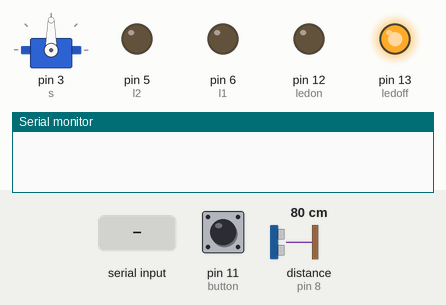
Simulated run of this sketch. Board: Arduino Uno, built with avr-gcc and run on an emulated ATmega328P. Shown: servo, output pins drawn as LEDs (lit = HIGH), the last lines printed to the serial monitor. The test bench sets the inputs (shaded band); at power-on: pin 11 (button) HIGH, distance to the obstacle (sensor on pin 8) 80 cm. The echo pulse lasts 58.3 µs per cm; pins used as bus, display or sensor lines are not drawn.

Above: at 1.2 s.
1.3 s: pin 11 (button) pulled LOW for 0.15 s
At 2.7 s:
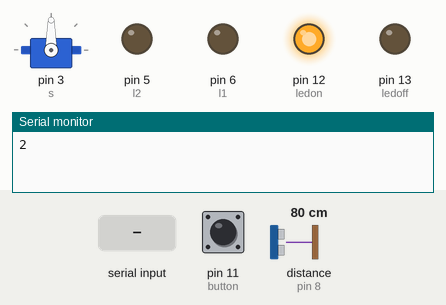
3.0 s: "F" received over the second serial link
At 3.3 s:
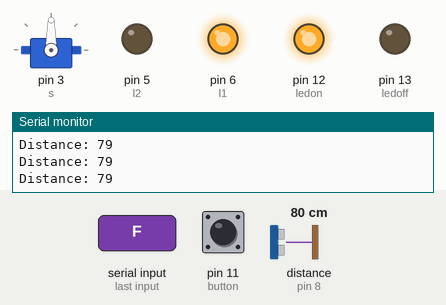
7.5 s: distance to the obstacle (sensor on pin 8) set to 24 cm
10.5 s: distance to the obstacle (sensor on pin 8) set to 19 cm
At 13.1 s:
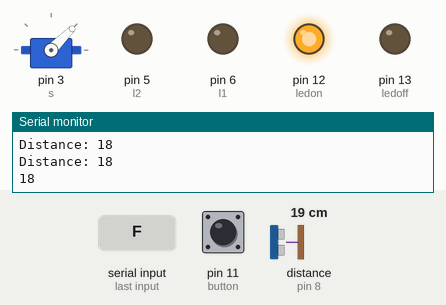
13.5 s: distance to the obstacle (sensor on pin 8) set to 35 cm
At 14.0 s:
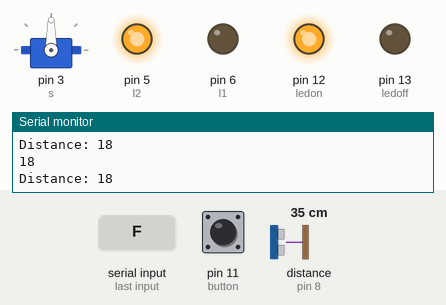
Timing chart, 0 to 17.5 s (numbered marks = the images above; inputs shaded):
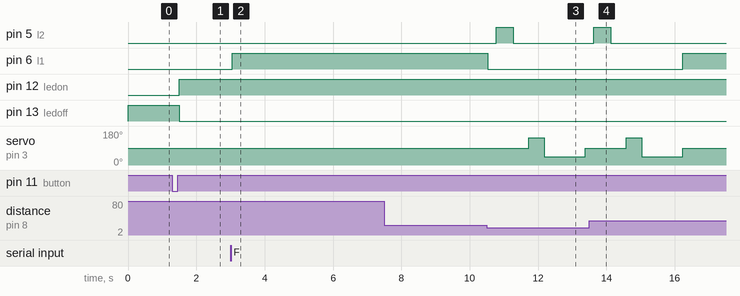

Measured:
- the behaviour switches between 22 and 21 cm on distance to the obstacle (sensor on pin 8) (found by bisection; images 2 and 3)
- after the input at 1.3 s, pin 12 (ledon): LOW → HIGH after 0.20 s; pin 13 (ledoff): HIGH → LOW after 0.20 s
- after the input at 3.0 s, pin 6 (l1): LOW → HIGH after 0.06 s
- after the input at 10.5 s, pin 5 (l2): LOW → HIGH after 0.27 s, → LOW 0.50 s later; pin 6 (l1): HIGH → LOW at once; servo on pin 3 (s): 90° → 145° after 1.2 s, → 45° 0.45 s later, → 90° 1.2 s later
- after the input at 13.5 s, pin 5 (l2): goes on until 14.1 s, then stays LOW; pin 6 (l1): LOW → HIGH after 2.7 s

The sketch:

Smart_Bot_2.0.ino
```cpp
#include <SoftwareSerial.h>
#include<Servo.h>
#define ledon 12
#define ledoff 13
#define button 11
int r1 = 9;
int r2 = 10;
int l1 = 6;
int l2 = 5;
const int trigPin = 7;
const int echoPin = 8;
int bluetoothTx = 0;
int bluetoothRx = 1;
int s1,s2,s3,s4,s5,s6,s7,s8;
int error=0;

Servo s;
SoftwareSerial bluetooth(bluetoothTx, bluetoothRx);
long duration;
int distance;
String readString;
int a = 1, b = 0, o, d1, d2;

void setup() {
  s.attach(3);
  pinMode(button, INPUT_PULLUP);
  pinMode(ledon, OUTPUT);
  pinMode(ledoff, OUTPUT);
  pinMode(r1, OUTPUT);
  pinMode(r2, OUTPUT);
  pinMode(l1, OUTPUT);
  pinMode(l2, OUTPUT);
  pinMode(trigPin, OUTPUT);
  pinMode(echoPin, INPUT);
  Serial.begin(9600);
  bluetooth.begin(9600);
}

void readsensors()
{
  s1=digitalRead(A5);
  s2=digitalRead(A4);
  s3=digitalRead(A3);
  s4=digitalRead(A2);
  s5=digitalRead(A1);
  s6=digitalRead(A0);
  s7=digitalRead(6);
  s8=digitalRead(7);
}

void forward() {
  digitalWrite(r1, 1);
  digitalWrite(r2, 0);
  digitalWrite(l1, 1);
  digitalWrite(l2, 0);
}
void backward() {
  digitalWrite(r1, 0);
  digitalWrite(r2, 1);
  digitalWrite(l1, 0);
  digitalWrite(l2, 1);
}

void left() {
  digitalWrite(r1, 1);
  digitalWrite(r2, 0);
  digitalWrite(l1, 0);
  digitalWrite(l2, 0);
}

void right() {
  digitalWrite(r1, 0);
  digitalWrite(r2, 0);
  digitalWrite(l1, 1);
  digitalWrite(l2, 0);
}

void brake() {
  digitalWrite(r1, 0);
  digitalWrite(r2, 0);
  digitalWrite(l1, 0);
  digitalWrite(l2, 0);
}

void dist() {
  digitalWrite(trigPin, LOW);
  delayMicroseconds(2);
  digitalWrite(trigPin, HIGH);
  delayMicroseconds(10);
  digitalWrite(trigPin, LOW);
  duration = pulseIn(echoPin, HIGH);
  distance = duration * 0.034 / 2;
  Serial.print("Distance: ");
  Serial.println(distance);
}

int clearance() {
  delay(250);
  s.write(145);
  delay(200);
  dist();
  d1 = distance;
  delay(250);
  s.write(45);
  delay(200);
  dist();
  d2 = distance;
  Serial.println(d2);
  delay(500);
  if (d1 > d2)
    return 1;
  else
    return 2;
}

int obstacle() {
  dist();
  if (distance <= 20)
  {
    brake();
    delay(250);
    backward();
    delay(500);
    brake();
    delay(200);
    int y = clearance();
    if (y == 1)
      right();
    else
      left();
    delay(500);
    brake();
    return 0;
  }
  else {
    return 1;
  }
}

void movem() {
  if (b == 0)
    brake();
  else if (b == 1) {
    o = obstacle();
    if (o == 1)
      forward();
  }
  else if (b == 2) {
    o = obstacle();
    if (o == 1)
      forward();
  }
  else if (b == 3)
    backward();
  else if (b == 4)
    left();
  else if (b == 5)
    right();
}

void bluetooth2()
{
  while (bluetooth.available()) {
    delay(50);
    char c = bluetooth.read();
    readString += c;
  }
  if (readString.length() > 0)
  {
    if (readString == "F") {
      b = 2;
    }
    else if (readString == "B") {
      b = 3;
    }
    else if (readString == "L") {
      b = 4;
    }
    else  if (readString == "R") {
      b = 5;
    }
    else if (readString == "S") {
      b = 0;
    }
    else if (readString == "ultra") {
      b = 1;
    }
    Serial.println(readString);
    readString = "";
  }
}

void loop() {
  s.write(90);

  while (bluetooth.available()) {
    delay(50);
    char c = bluetooth.read();
    readString += c;
  }
  if (readString.length() > 0)
  {
    if(readString=="ON")
      a=1;
    else if(readString=="OFF")
      a=2;
  }
  Serial.println(readString);
  readString = "";
  if (digitalRead(button) == LOW)
  {
    a++;
    Serial.println(a);
    delay(200);
  }
  mode();
}
void mode(){
  if (a == 1) {
    digitalWrite(ledoff, HIGH);
    digitalWrite(ledon, LOW);
    brake();
  }
  else if (a == 2) {
    digitalWrite(ledoff, LOW);
    digitalWrite(ledon, HIGH);
    bluetooth2();
    movem();
  }
  else {
    brake();
    a = 1;
  }
}
```
